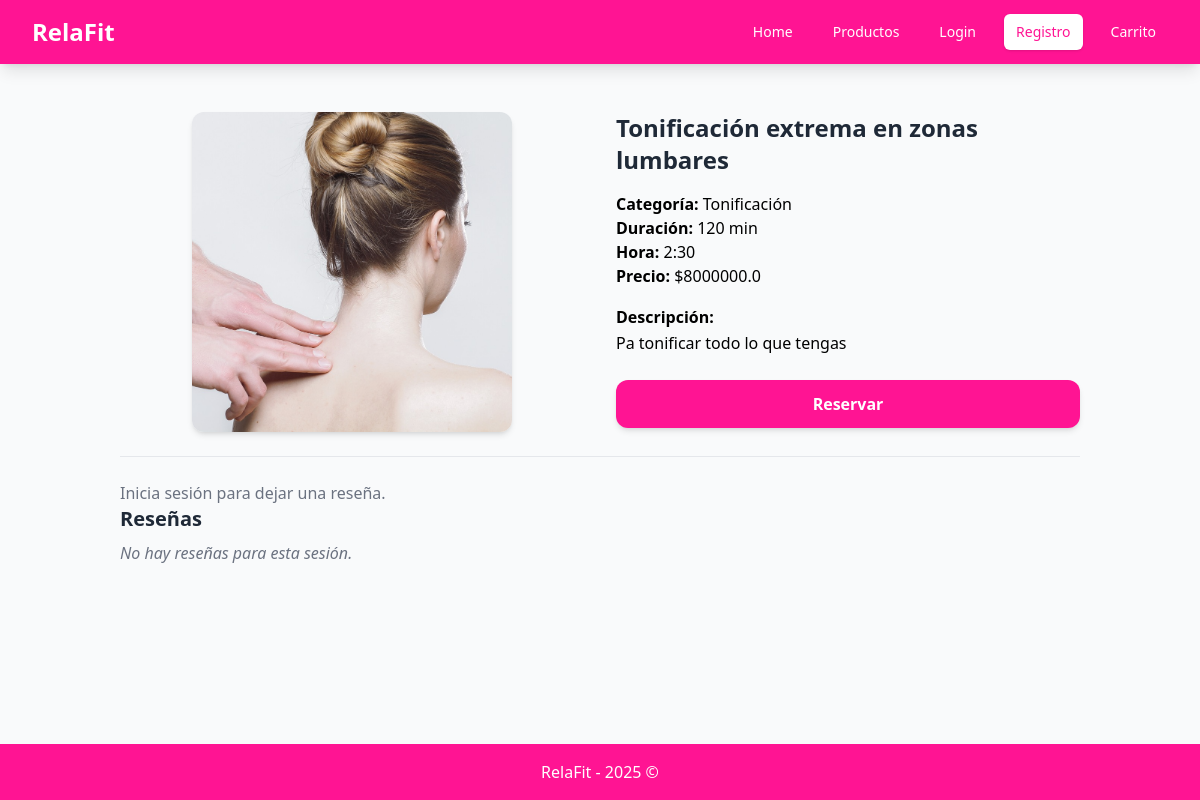
The page /sesion/2/ on the database as committed earlier.
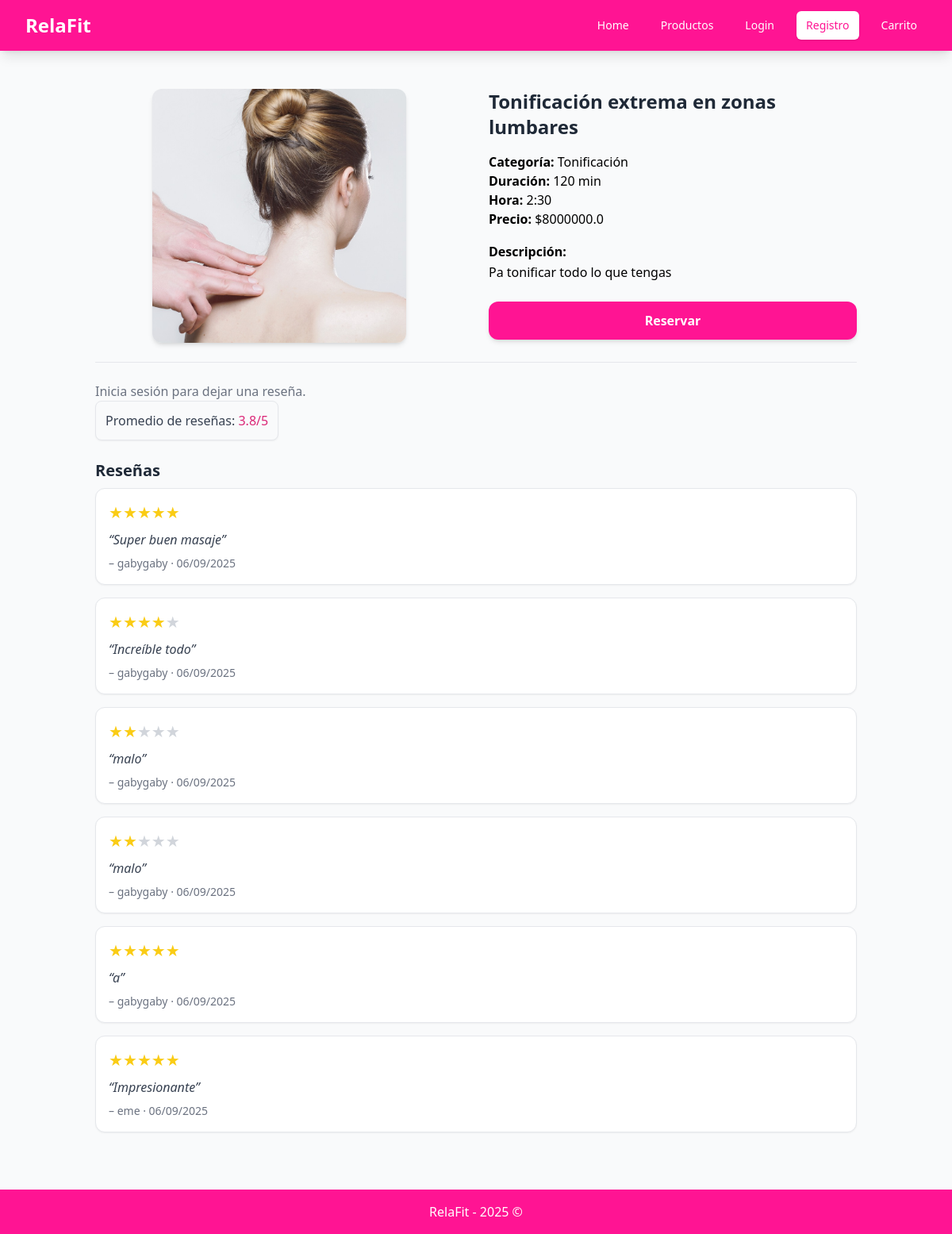
The same page on the database as committed later.
### Sesion/models.py (models this page shows, shortened)
class Sesion(models.Model):
    idSesion = models.AutoField(primary_key= True)
    nombreSesion = models.CharField()
    categoriaSesion = models.CharField()
    descripcionSesion = models.TextField()
    imagenSesion = models.ImageField(upload_to="sesiones/", blank=True, null=True)
    precioSesion = models.FloatField()
    duracionSesion = models.IntegerField() #en minutos
    horaSesion = models.CharField()
    disponibleSesion = models.BooleanField()
    sesionesReserva = models.ForeignKey('Sesion', on_delete=models.CASCADE, related_name='reservas', null=True, blank=True) # relacion uno a muchos con reserva

class Reseña(models.Model):
    idReseña =  models.AutoField(primary_key= True)
    comentarioReseña = models.TextField()
    calificacionReseña = models.IntegerField()
    fechaReseña = models.DateField(auto_now_add=True)
    reseñaSesion = models.ForeignKey('Sesion', on_delete=models.CASCADE, related_name='reseñas', null=True, blank=True)
    reseñaUsuario = models.ForeignKey('Usuario', on_delete=models.CASCADE, related_name='reseñas', null=True, blank=True) # relacion uno a muchos con usuario

class Usuario(models.Model):
    idUsuario = models.AutoField(primary_key = True)
    nombreCompletoUsuario = models.CharField()
    correoUsuario = models.CharField()
    contraseñaUsuario = models.CharField()

### Sesion/views.py (the view, shortened to what this page needs)
# urls.py: path("sesion/<int:sesion_id>/", SesionPageView.as_view(), name="detalleSesion"),
class SesionPageView(View):
    def get(self, request, sesion_id):
        sesion = get_object_or_404(Sesion, idSesion=sesion_id)
        promedio = sesion.reseñas.aggregate(promedio=Avg('calificacionReseña'))['promedio']
        return render(request, "sesion.html", {
            "sesion": sesion,
            "promedio": promedio,  # 👈 pasamos al template
        })

### Sesion/templates/sesion.html (shortened to what this page needs)
{% extends "base.html" %}
{% block content %}
<div class="max-w-5xl mx-auto py-6 sm:px-6 lg:px-8">
    <div class="grid grid-cols-1 md:grid-cols-2 gap-8">
        <div class="flex justify-center items-center">
            {% if sesion.imagenSesion %}
            <img src="{{ sesion.imagenSesion.url }}"
                 alt="{{ sesion.nombreSesion }}"
                 class="w-80 h-80 object-cover rounded-xl shadow-md">
            {% else %}
            <div class="w-80 h-80 bg-gray-200 flex items-center justify-center rounded-xl text-gray-500">
                Sin imagen
            </div>
            {% endif %}
        </div>
        <div class="flex flex-col">
            <h2 class="text-2xl font-bold mb-4 text-gray-800">{{ sesion.nombreSesion }}</h2>
            <p><strong>Categoría:</strong> {{ sesion.categoriaSesion }}</p>
            <p><strong>Duración:</strong> {{ sesion.duracionSesion }} min</p>
            <p><strong>Hora:</strong> {{ sesion.horaSesion }}</p>
            <p><strong>Precio:</strong> ${{ sesion.precioSesion }}</p>
            <p class="mt-4 leading-relaxed">
                <strong>Descripción:</strong><br>{{ sesion.descripcionSesion }}
            </p>
            <a href="/carrito/"
               class="mt-6 block bg-pink-bright hover:bg-pink-bright-dark text-white text-center py-3 rounded-xl shadow-md font-semibold transition">
                Reservar
            </a>
        </div>
    </div>
    <hr class="my-6">
    {% if request.session.usuario_id %}
        <h3 class="text-lg font-semibold text-gray-800 mb-2">Añadir Reseña</h3>
        {% if messages %}
            {% for message in messages %}
                <div class="p-3 mb-3 text-green-700 bg-green-100 border border-green-300 rounded-md">
                    {{ message }}
                </div>
            {% endfor %}
        {% endif %}
        <form method="post" action="{% url 'detalleSesion' sesion.idSesion %}" class="space-y-3 mb-4">
            {% csrf_token %}
            <div>
                <label class="block text-sm font-medium text-gray-700">Calificación:</label>
                <div class="rating flex flex-row-reverse justify-end space-x-1 mt-1">
                    {% for i in "54321" %}
                        <input type="radio" id="star{{ i }}-{{ sesion.idSesion }}"
                               name="calificacionReseña"
                               value="{{ i }}"
                               class="hidden peer">
                        <label for="star{{ i }}-{{ sesion.idSesion }}"
                               class="cursor-pointer text-2xl text-gray-300 transition hover:text-yellow-400 peer-checked:text-yellow-400">
                            ★
                        </label>
                    {% endfor %}
                </div>
            </div>
            <div>
                <label class="block text-sm font-medium text-gray-700">Comentario:</label>
                <textarea name="comentarioReseña" rows="3"
                          class="w-full border rounded-md p-2"></textarea>
            </div>
            <button type="submit"
                    class="bg-pink-bright hover:bg-pink-bright-dark text-white px-4 py-2 rounded-md">
                Publicar Reseña
            </button>
        </form>
    {% else %}
        <p class="text-gray-500 mt-4">Inicia sesión para dejar una reseña.</p>
    {% endif %}
{% if promedio %}
<div class="mb-6 p-3 bg-gray-50 border rounded-lg shadow-sm inline-block">
    <p class="text-gray-700 font-medium">
        Promedio de reseñas: <span class="text-pink-600">{{ promedio|floatformat:1 }}/5</span>
    </p>
</div>
{% endif %}
<h3 class="text-xl font-semibold text-gray-800 mb-2">Reseñas</h3>
<div class="space-y-4 mb-6">
    {% for reseña in sesion.reseñas.all %}
        <div class="p-4 bg-white border rounded-xl shadow-sm">
            <div class="flex items-center mb-2">
                {% for i in "12345" %}
                    {% if forloop.counter <= reseña.calificacionReseña %}
                        <span class="text-yellow-400 text-xl">★</span>
                    {% else %}
                        <span class="text-gray-300 text-xl">★</span>
                    {% endif %}
                {% endfor %}
            </div>
            <p class="text-gray-700 italic">“{{ reseña.comentarioReseña|default:"Sin comentario" }}”</p>
            <p class="text-sm text-gray-500 mt-2">
                – <span class="font-medium">{{ reseña.reseñaUsuario.nombreCompletoUsuario }}</span> · {{ reseña.fechaReseña|date:"d/m/Y" }}
            </p>
        </div>
    {% empty %}
        <p class="text-gray-500 italic">No hay reseñas para esta sesión.</p>
    {% endfor %}
</div>
</div>
{% endblock %}

### Sesion/templates/base.html (shortened to what this page needs)
<!DOCTYPE html>
<html lang="es">
<head>
    <script src="https://cdn.tailwindcss.com"></script>
</head>
<body class="min-h-screen bg-gray-50 flex flex-col">
    <nav class="bg-pink-bright shadow-lg sticky top-0 z-50">
        <div class="max-w-7xl mx-auto px-4 sm:px-6 lg:px-8">
            <div class="flex justify-between items-center h-16">
                <div class="flex items-center">
                    <h1 class="text-2xl font-bold text-white">RelaFit</h1>
                </div>
                <div class="hidden md:block">
                    <div class="ml-10 flex items-baseline space-x-4">
                        <a href="{% url 'home' %}"
                        class="text-white hover:bg-pink-bright-dark hover:text-white px-3 py-2 rounded-md text-sm font-medium transition duration-300 ease-in-out transform hover:scale-105">
                            Home
                        </a>
                        <a href="{% url 'producto' %}"
                        class="text-white hover:bg-pink-bright-dark hover:text-white px-3 py-2 rounded-md text-sm font-medium transition duration-300 ease-in-out transform hover:scale-105">
                            Productos
                        </a>
                        {% if request.session.usuario_id %}
                            <span class="text-white px-3 py-2 rounded-md text-sm font-medium">Hola, {{ request.session.usuario_nombre }}</span>
                            <a href="{% url 'logout' %}"
                            class="bg-white text-pink-bright hover:bg-gray-100 px-3 py-2 rounded-md text-sm font-medium transition duration-300 ease-in-out transform hover:scale-105 shadow">
                                Cerrar sesión
                            </a>
                        {% else %}
                            <a href="{% url 'login' %}"
                            class="text-white hover:bg-pink-bright-dark hover:text-white px-3 py-2 rounded-md text-sm font-medium transition duration-300 ease-in-out transform hover:scale-105">
                                Login
                            </a>
                            <a href="{% url 'registro' %}"
                            class="bg-white text-pink-bright hover:bg-gray-100 px-3 py-2 rounded-md text-sm font-medium transition duration-300 ease-in-out transform hover:scale-105 shadow">
                                Registro
                            </a>
                        {% endif %}
                        <a href="{% url 'carrito' %}"
                        class="text-white hover:bg-pink-bright-dark hover:text-white px-3 py-2 rounded-md text-sm font-medium transition duration-300 ease-in-out transform hover:scale-105">
                            Carrito
                        </a>
                    </div>
                </div>
            </div>
        </div>
    </nav>
    <main class="flex-grow">
    <div class="max-w-7xl mx-auto py-6 sm:px-6 lg:px-8">
        {% block content %}
        {% endblock %}
    </div>
    </main>
    <footer class="bg-pink-bright">
        <div class="max-w-7xl mx-auto py-4 px-4 sm:px-6 lg:px-8">
            <div class="text-center">
                <p class="text-white font-medium">RelaFit - 2025 ©</p>
            </div>
        </div>
    </footer>
</body>
</html>

Rows that differ between the two databases and show on the page:
added Reseña: calificacionReseña 5 (drawn), comentarioReseña "Super buen masaje", reseñaUsuario.nombreCompletoUsuario "gabygaby", fechaReseña "06/09/2025"
added Reseña: calificacionReseña 4 (drawn), comentarioReseña "Increíble todo", reseñaUsuario.nombreCompletoUsuario "gabygaby", fechaReseña "06/09/2025"
added Reseña: calificacionReseña 2 (drawn), comentarioReseña "malo", reseñaUsuario.nombreCompletoUsuario "gabygaby", fechaReseña "06/09/2025"
added Reseña: calificacionReseña 2 (drawn), comentarioReseña "malo", reseñaUsuario.nombreCompletoUsuario "gabygaby", fechaReseña "06/09/2025"
added Reseña: calificacionReseña 5 (drawn), comentarioReseña "a", reseñaUsuario.nombreCompletoUsuario "gabygaby", fechaReseña "06/09/2025"
added Reseña: calificacionReseña 5 (drawn), comentarioReseña "Impresionante", reseñaUsuario.nombreCompletoUsuario "eme", fechaReseña "06/09/2025"
Other text that changed with them:
{{ promedio|floatformat:1 }}: (not shown) → "3.8"
text no longer shown: "No hay reseñas para esta sesión."
text now shown: "Promedio de reseñas: /5"
